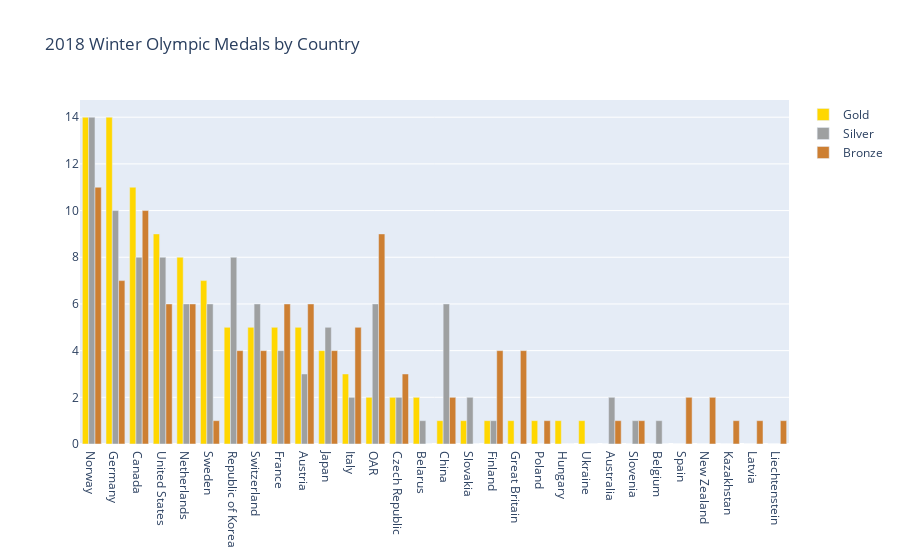

Notebook code for this chart:
### Code cell
# create the figure
fig = go.Figure(data=data, layout=layout)
fig.show()

### Figure 1 — Plotly figure (JSON) as saved in the notebook; plotly's stock layout.template omitted (floating-point values rounded to 4 significant figures)
{"data": [{"marker": {"color": "#FFD700"}, "name": "Gold", "type": "bar", "x": ["Norway", "Germany", "Canada", "United States", "Netherlands", "Sweden", "Republic of Korea", "Switzerland", "France", "Austria", "Japan", "Italy", "OAR", "Czech Republic", "Belarus", "China", "Slovakia", "Finland", "Great Britain", "Poland", "Hungary", "Ukraine", "Australia", "Slovenia", "Belgium", "Spain", "New Zealand", "Kazakhstan", "Latvia", "Liechtenstein"], "y": [14, 14, 11, 9, 8, 7, 5, 5, 5, 5, 4, 3, 2, 2, 2, 1, 1, 1, 1, 1, 1, 1, 0, 0, 0, 0, 0, 0, 0, 0]}, {"marker": {"color": "#9EA0A1"}, "name": "Silver", "type": "bar", "x": ["Norway", "Germany", "Canada", "United States", "Netherlands", "Sweden", "Republic of Korea", "Switzerland", "France", "Austria", "Japan", "Italy", "OAR", "Czech Republic", "Belarus", "China", "Slovakia", "Finland", "Great Britain", "Poland", "Hungary", "Ukraine", "Australia", "Slovenia", "Belgium", "Spain", "New Zealand", "Kazakhstan", "Latvia", "Liechtenstein"], "y": [14, 10, 8, 8, 6, 6, 8, 6, 4, 3, 5, 2, 6, 2, 1, 6, 2, 1, 0, 0, 0, 0, 2, 1, 1, 0, 0, 0, 0, 0]}, {"marker": {"color": "#CD7F32"}, "name": "Bronze", "type": "bar", "x": ["Norway", "Germany", "Canada", "United States", "Netherlands", "Sweden", "Republic of Korea", "Switzerland", "France", "Austria", "Japan", "Italy", "OAR", "Czech Republic", "Belarus", "China", "Slovakia", "Finland", "Great Britain", "Poland", "Hungary", "Ukraine", "Australia", "Slovenia", "Belgium", "Spain", "New Zealand", "Kazakhstan", "Latvia", "Liechtenstein"], "y": [11, 7, 10, 6, 6, 1, 4, 4, 6, 6, 4, 5, 9, 3, 0, 2, 0, 4, 4, 1, 0, 0, 1, 1, 0, 2, 2, 1, 1, 1]}], "layout": {"autosize": true, "title": {"text": "2018 Winter Olympic Medals by Country"}, "xaxis": {"autorange": true, "range": [-0.5, 29.5], "type": "category"}, "yaxis": {"autorange": true, "range": [0, 14.74], "type": "linear"}}}
